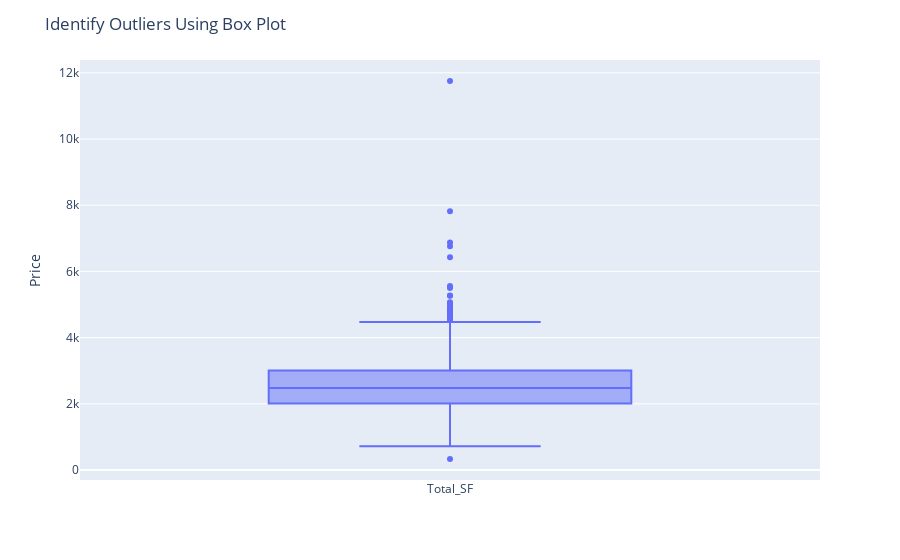

The notebook cell this image was saved under:
### Code cell
fig = px.box(train_df['Total_SF'])
fig.update_layout(xaxis_title='', yaxis_title='Price', title='Identify Outliers Using Box Plot')

# Show the plot
fig.show()

### Figure 1 — Plotly figure (JSON) as saved in the notebook; plotly's stock layout.template omitted (floating-point values rounded to 4 significant figures; data arrays with more than 128 entries replaced by an {"elided": "..."} marker saying what was removed)
{"data": [{"alignmentgroup": "True", "hovertemplate": "variable=%{x}<br>value=%{y}<extra></extra>", "legendgroup": "", "marker": {"color": "#636efa"}, "name": "", "notched": false, "offsetgroup": "", "orientation": "v", "showlegend": false, "type": "box", "x": {"elided": "1460 str values"}, "x0": " ", "xaxis": "x", "y": {"elided": "1460 int values"}, "y0": " ", "yaxis": "y"}], "layout": {"boxmode": "group", "legend": {"tracegroupgap": 0}, "margin": {"t": 60}, "title": {"text": "Identify Outliers Using Box Plot"}, "xaxis": {"anchor": "y", "domain": [0, 1], "title": {"text": ""}}, "yaxis": {"anchor": "x", "domain": [0, 1], "title": {"text": "Price"}}}}
